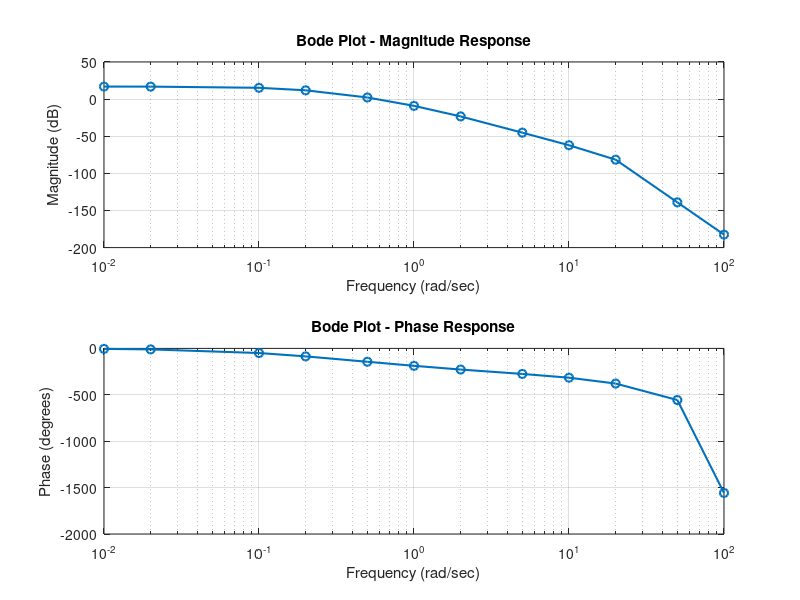

This figure's MATLAB source:
clc; clear;
w = [0.01, 0.02, 0.1, 0.2, 0.5, 1, 2, 5, 10, 20, 50, 100];
K = [6.984, 6.935, 5.773, 3.917, 1.288, 0.351, 0.06818, 0.005483, ...
     0.0007825, 0.00008311, 0.0000001117, 0.0000000007497];

phi = [-0.0939, -0.1873,-0.8713, -1.5012, -2.516 ,-3.275, -3.9778, -4.8038, -5.5101, -6.6129, ...
       -9.7069, -27.1853];

K_dB = 20 * log10(K);
phi_deg = rad2deg(phi);

figure;
subplot(2,1,1);
semilogx(w, K_dB, '-o', 'LineWidth', 1.5);
grid on;
xlabel('Frequency (rad/sec)');
ylabel('Magnitude (dB)');
title('Bode Plot - Magnitude Response');

subplot(2,1,2);
semilogx(w, phi_deg, '-o', 'LineWidth', 1.5);
grid on;
xlabel('Frequency (rad/sec)');
ylabel('Phase (degrees)');
title('Bode Plot - Phase Response');
